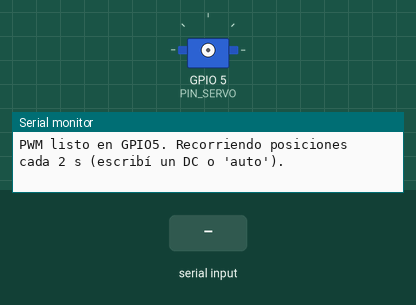
Recording of a sketch running on a simulated ESP32. Parts: servo, the last lines printed to the serial monitor. The inputs (shaded band) are chosen by the test bench. Servo pulses on a pin are drawn as a servo (544–2400 µs = 0–180°).

Above: at 1.5 s.
1.6 s: "5\n" received over Serial
At 2.8 s:
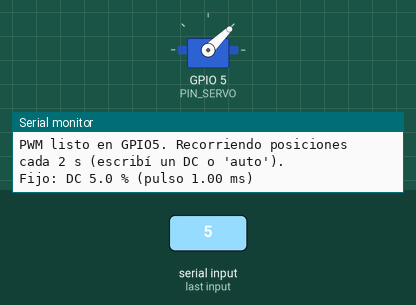
3.1 s: "auto\n" received over Serial
At 3.9 s:
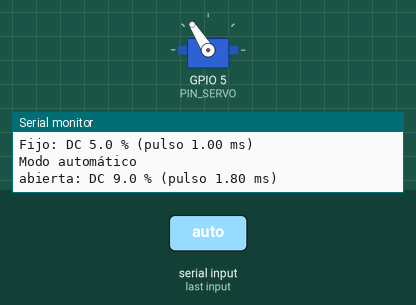
At 12.5 s:
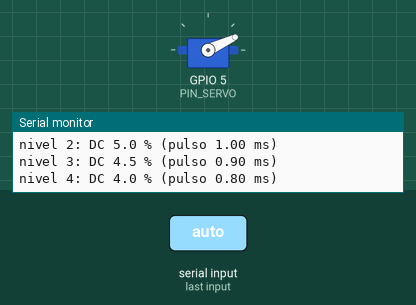
Timing chart, 0 to 20.6 s (numbered marks = the images above; inputs shaded):
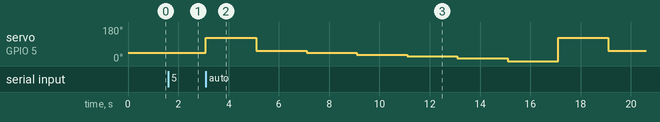

Measured:
- after the input at 1.6 s, servo on GPIO 5 (PIN_SERVO): stays 44° (without the input it goes to 122° after 0.40 s)
- after the input at 3.1 s, servo on GPIO 5 (PIN_SERVO): 44° → 122° at once, → 54° 2.0 s later, → 44° 2.0 s later, → 34° 2.0 s later, … (9 changes in this stretch)

The sketch:

PruebaServo.ino
```cpp
// Prueba del servo de la válvula: SOLO manda PWM al GPIO5 (50 Hz) y lo mueve entre posiciones.
// Monitor serie a 115200. Escribí un número (ej. 5.5) para fijar ese duty cycle (%) y dejarlo quieto;
// escribí "auto" para volver a recorrer las posiciones.

const int PIN_SERVO = 5;
const int FRECUENCIA_HZ = 50;
const int RESOLUCION_BITS = 14;

const float POSICIONES[] = {9.0, 5.5, 5.0, 4.5, 4.0, 3.5, 2.5};   // abierta, niveles 1-5, cerrada
const char *NOMBRES[]    = {"abierta", "nivel 1", "nivel 2", "nivel 3", "nivel 4", "nivel 5", "cerrada"};
const int N_POS = 7;

bool automatico = true;
int pos = 0;
unsigned long ultimo = 0;

void fijarDuty(float duty) {
  uint32_t maximo = (1UL << RESOLUCION_BITS) - 1;
  ledcWrite(PIN_SERVO, (uint32_t)(maximo * duty / 100.0f + 0.5f));
  Serial.printf("DC %.1f %% (pulso %.2f ms)\n", duty, duty * 0.2f);
}

void setup() {
  Serial.begin(115200);
  delay(300);
  if (!ledcAttach(PIN_SERVO, FRECUENCIA_HZ, RESOLUCION_BITS)) {
    Serial.println("ERROR: no se pudo iniciar el PWM en GPIO5");
    while (true) delay(1000);
  }
  Serial.println("PWM listo en GPIO5. Recorriendo posiciones cada 2 s (escribí un DC o 'auto').");
}

void loop() {
  if (Serial.available()) {
    String c = Serial.readStringUntil('\n');
    c.trim();
    if (c.equalsIgnoreCase("auto")) {
      automatico = true;
      Serial.println("Modo automático");
    } else if (c.length() > 0) {
      float d = c.toFloat();
      if (d >= 1.0f && d <= 15.0f) {
        automatico = false;
        Serial.print("Fijo: ");
        fijarDuty(d);
      } else {
        Serial.println("DC fuera de rango (1 a 15)");
      }
    }
  }

  if (automatico && millis() - ultimo >= 2000) {
    ultimo = millis();
    Serial.printf("%s: ", NOMBRES[pos]);
    fijarDuty(POSICIONES[pos]);
    pos = (pos + 1) % N_POS;
  }
}
```
